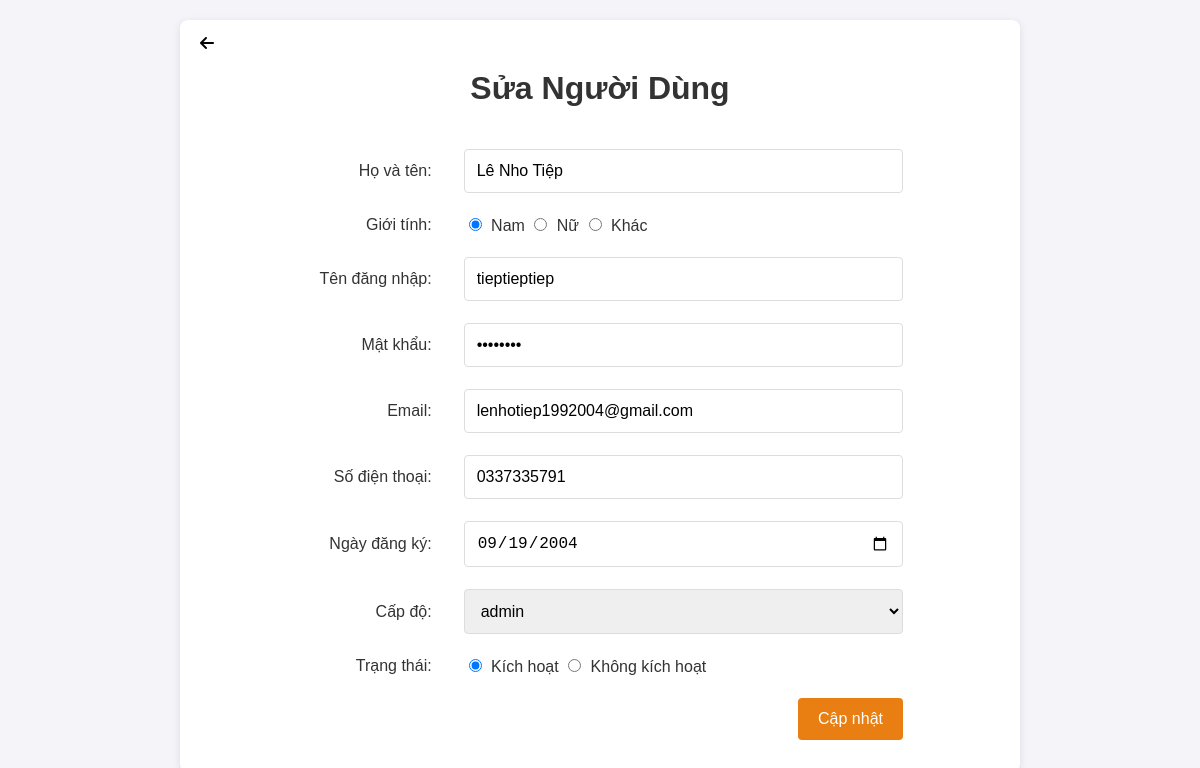
/admin/manage_user/edit_user.php?id=4, run on the app's committed database.
### tables this page shows
CREATE TABLE `user` (
  `id` int(11) NOT NULL,
  `fullname` varchar(255) NOT NULL,
  `gender` tinyint(4) NOT NULL,
  `username` varchar(255) NOT NULL,
  `password` varchar(255) NOT NULL,
  `level_id` int(4) NOT NULL,
  `date` date NOT NULL,
  `email` varchar(255) NOT NULL,
  `phone` text NOT NULL,
  `status` tinyint(4) NOT NULL
);

### admin/manage_user/edit_user.php (the view, shortened to what this page needs)
<?php
require_once("../../connect/connection.php");
if (isset($_GET['id'])) {
    $user_id = $_GET['id'];
    $sql_get_user = "SELECT * FROM user WHERE id = $user_id";
    $result_get_user = $conn->query($sql_get_user);
    if ($result_get_user->num_rows > 0) {
        $user = $result_get_user->fetch_assoc();
    } else {
        echo "<script>alert('Người dùng không tồn tại'); window.location.href='../../admin.php?option=user';</script>";
        exit();
    }
} else {
    echo "<script>alert('Không tìm thấy ID người dùng'); window.location.href='../../admin.php?option=user';</script>";
    exit();
}
?>
<!DOCTYPE html>
<html lang="en">
<head>
    <link rel="stylesheet" href="https://cdnjs.cloudflare.com/ajax/libs/font-awesome/6.6.0/css/all.min.css">
    <link rel="stylesheet" href="style_user.css">
</head>
<body>
    <form action="" method="post">
    <a href="../../admin.php?option=user"><i class="fa-solid fa-arrow-left"></i></a>
        <h1>Sửa Người Dùng</h1>
        <table border="0">
            <tr>
                <td align="right">Họ và tên:</td>
                <td><input type="text" name="fullname" value="<?php echo htmlspecialchars($user['fullname']); ?>" required></td>
            </tr>
            <tr>
                <td align="right">Giới tính:</td>
                <td>
                    <input type="radio" name="gender" value="1" <?php echo ($user['gender'] == 1) ? 'checked' : ''; ?>> Nam
                    <input type="radio" name="gender" value="2" <?php echo ($user['gender'] == 2) ? 'checked' : ''; ?>> Nữ
                    <input type="radio" name="gender" value="3" <?php echo ($user['gender'] == 3) ? 'checked' : ''; ?>> Khác
                </td>
            </tr>
            <tr>
                <td align="right">Tên đăng nhập:</td>
                <td><input type="text" name="username" value="<?php echo htmlspecialchars($user['username']); ?>" required></td>
            </tr>
            <tr>
                <td align="right">Mật khẩu:</td>
                <td><input type="password" name="password" value="<?php echo htmlspecialchars($user['password']); ?>" required></td>
            </tr>
            <tr>
                <td align="right">Email:</td>
                <td><input type="email" name="email" value="<?php echo htmlspecialchars($user['email']); ?>" required></td>
            </tr>
            <tr>
                <td align="right">Số điện thoại:</td>
                <td><input type="text" name="phone" value="<?php echo htmlspecialchars($user['phone']); ?>"></td>
            </tr>
            <tr>
                <td align="right">Ngày đăng ký:</td>
                <td><input type="date" name="date" value="<?php echo $user['date']; ?>"></td>
            </tr>
            <tr>
                <td align="right">Cấp độ:</td>
                <td>
                    <select name="level_id">
                        <?php
                        $sql_levels = "SELECT level_id, level_name FROM level_id";
                        $result_levels = $conn->query($sql_levels);
                        if ($result_levels->num_rows > 0) {
                            while ($row = $result_levels->fetch_assoc()) {
                                $selected = ($user['level_id'] == $row['level_id']) ? 'selected' : '';
                                echo "<option value='" . $row['level_id'] . "' $selected>" . $row['level_name'] . "</option>";
                            }
                        } else {
                            echo "<option value=''>Không có cấp độ nào</option>";
                        }
                        ?>
                    </select>
                </td>
            </tr>
            <tr>
                <td align="right">Trạng thái:</td>
                <td>
                    <input type="radio" name="status" value="1" <?php echo ($user['status'] == 1) ? 'checked' : ''; ?>> Kích hoạt
                    <input type="radio" name="status" value="0" <?php echo ($user['status'] == 0) ? 'checked' : ''; ?>> Không kích hoạt
                </td>
            </tr>
            <tr>
                <td colspan="2" align="right">
                    <button type="submit">Cập nhật</button>
                </td>
            </tr>
        </table>
    </form>
</body>
</html>

### admin/manage_user/style_user.css (style rules this page uses)
body { font-family: Arial, sans-serif; background-color: #f4f4f9; color: #333; margin: 0; padding: 0; }
a { position: absolute; top: -27px; left: 8px; margin-top: 30px; text-decoration: none; padding: 12px; color: black; font-size: 16px; border: none; border-radius: 4px; transition: background-color 0.3s; }
h1 { text-align: center; margin-top: 30px; margin-bottom: 30px; }
form { position: relative; width: 70%; max-width: 800px; margin: 20px auto; padding: 20px; background-color: white; border-radius: 8px; box-shadow: 0 2px 8px rgba(0, 0, 0, 0.1); }
table { width: 90%; }
td { padding: 10px 15px; }
input[type="text"], input[type="password"], input[type="email"], input[type="date"],input[type="number"], select { width: 100%; padding: 12px; border: 1px solid #ddd; border-radius: 4px; font-size: 16px; box-sizing: border-box; }
button { padding: 12px 20px; background-color: #e97f12; color: white; font-size: 16px; border: none; border-radius: 4px; cursor: pointer; transition: background-color 0.3s; }
input[type="radio"] { margin-right: 5px; }
select { font-size: 16px; padding: 12px; border: 1px solid #ddd; border-radius: 4px; width: 100%; }

### data on the page
user: fullname "Lê Nho Tiệp", gender "☑", username "tieptieptiep", email "lenhotiep1992004@gmail.com", phone "0337335791", date "09/19/2004", status "☑"

### other printed values
form field level_id "admin"
